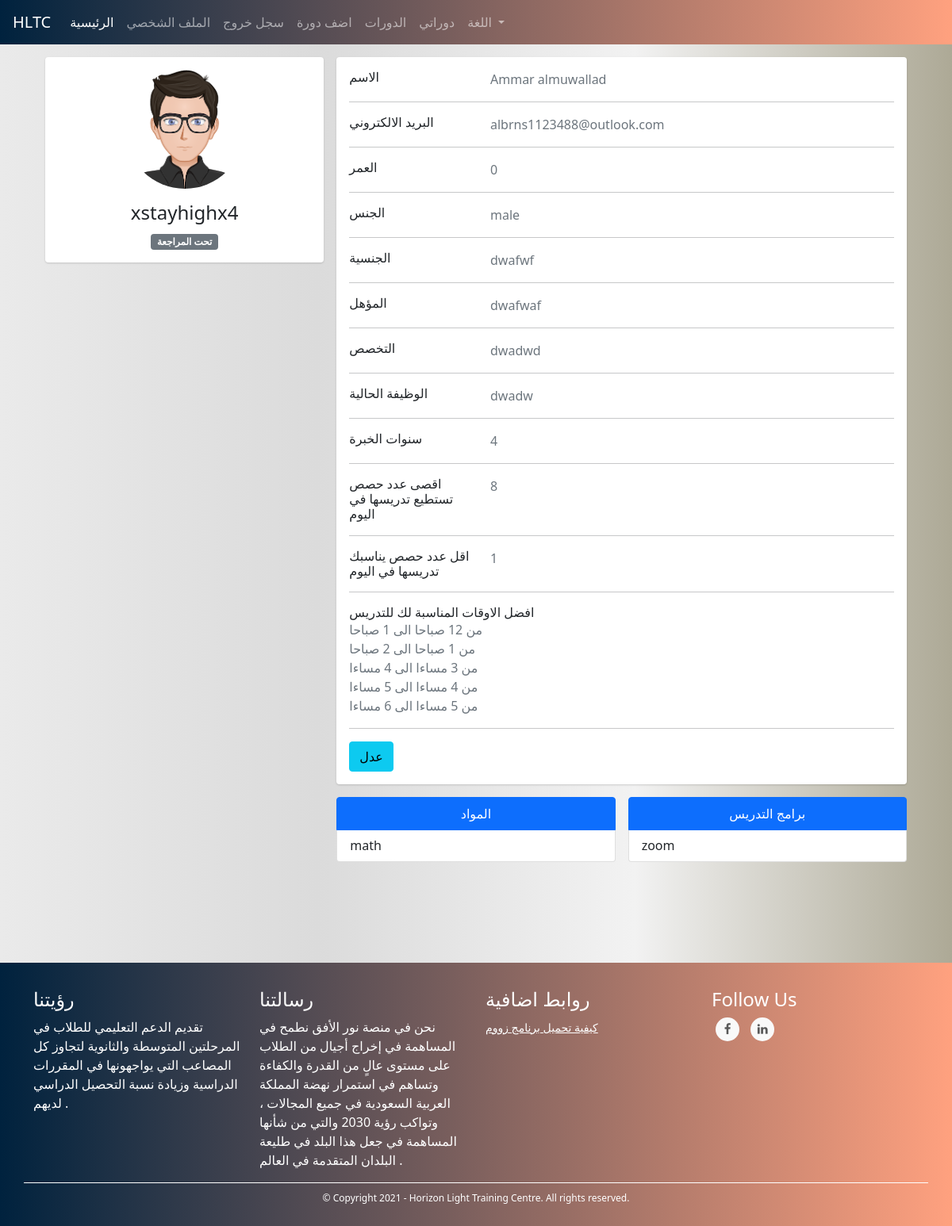
The app's page /tutors/profile (signed in), older data.
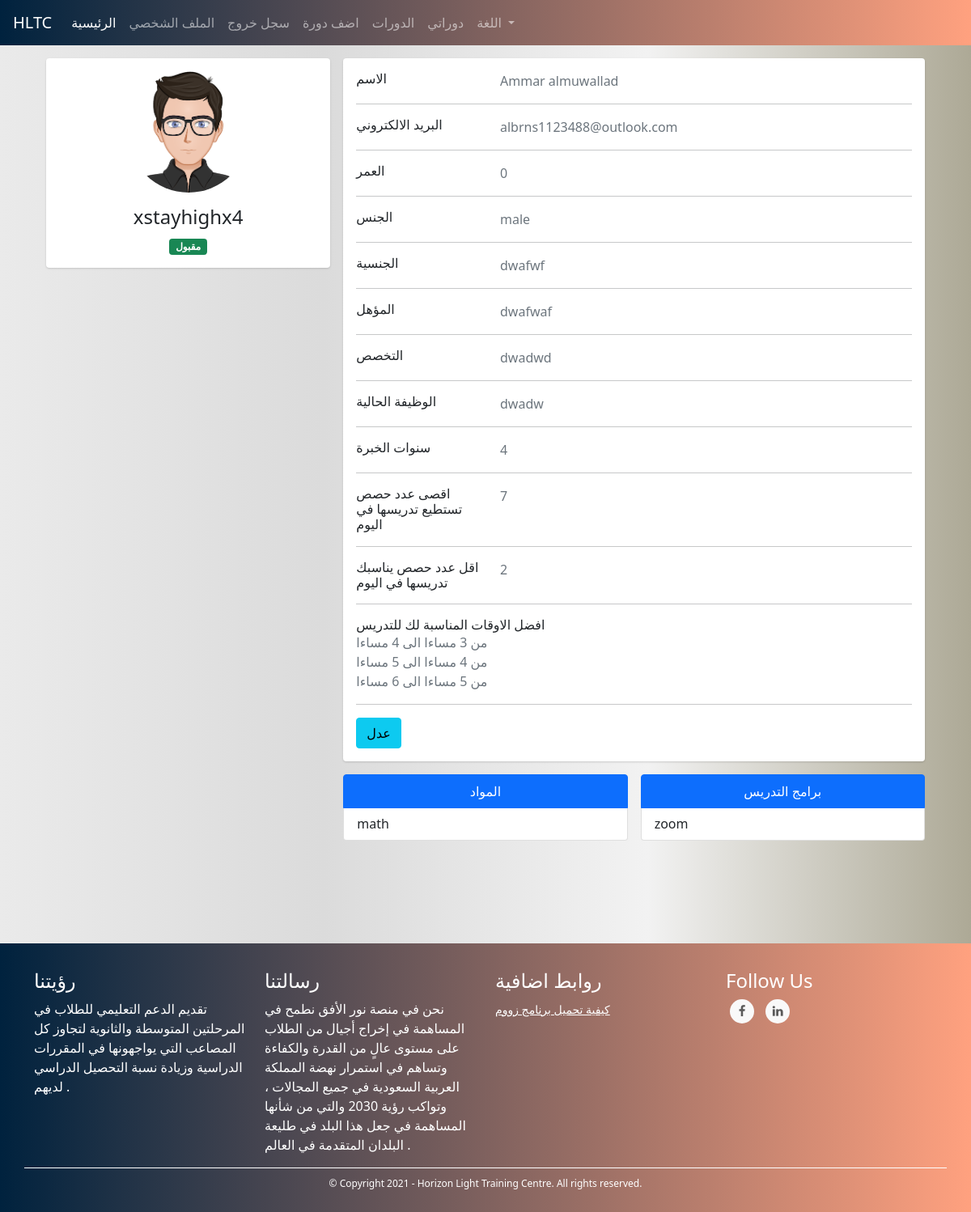
The same page, newer data.
### TUTOR/models.py (models this page shows, shortened)
class TutorDataModel(db.Model):
    id = db.Column(db.Integer, primary_key=True)
    date_of_birth = db.Column(db.DateTime, nullable=False)
    nationality = db.Column(db.String(30), nullable=False)
    qualification = db.Column(db.String(35), nullable=False)
    major = db.Column(db.String(35), nullable=False)
    current_job = db.Column(db.String(50), nullable=False)
    _subjects = db.Column(db.String(), nullable=False) # [subject1, subject2, ...]
    years_of_experience = db.Column(db.Integer, nullable=False)
    _tools_used_for_online_tutoring = db.Column(db.String(), nullable=False) # [tool1, tool2, ...]
    max_classes_per_day = db.Column(db.String(), nullable=False)
    min_classes_per_day = db.Column(db.String(), nullable=False)
    most_convenietnt_periods = db.Column(db.String(), nullable=False) # [period1, period2, ...]
    is_accepted = db.Column(db.Boolean, nullable=False, default=False)
    courses = db.relationship('CourseModel', backref='tutor')
    user_id = db.Column(db.Integer, db.ForeignKey('user_model.id'))
    @property
    def age(self):
        return int((datetime.date(datetime.utcnow()) - datetime.date(self.date_of_birth)).days / 365)
    @property
    def subjects(self):
        return json.loads(self._subjects)
    @property
    def tools_used_for_online_tutoring(self):
        return json.loads(self._tools_used_for_online_tutoring)
    @property
    def periods(self):
        return json.loads(self.most_convenietnt_periods)
    @property
    def classes_times(self):
        lst = self.periods
        times_list = []
        for period in lst:
            times_list.append(CLASSES_TIMES[int(period) - 1][1])
        return times_list

### TUTOR/TUTORS/routes.py (the view)
@tutors_blueprint.route("/tutors/profile", methods=["GET", "POST"])
@login_required(["tutor"])
def profile():
    return render_template("tutors/new_profile.html")

### TUTOR/TUTORS/routes.py (called while the page is built)
@tutors_blueprint.context_processor
def utility_processor():
    return dict(get_language_text=LngObj.get_language_text, get_current_page_language_list=LngObj.get_current_page_language_list, languages=LANGUAGES, admin_types=ADMIN_TYPES, settings=SiteSettingsModel.instance(), classes_times=CLASSES_TIMES)

### TUTOR/models.py (called while the page is built)
@login_manager.user_loader
def load_user(user_id):
    return UserModel.query.get(int(user_id))

    @property
    def full_name(self):
        return self.first_name + " " + self.last_name

    @property
    def gender(self):
        return "male" if self._gender else "female"

    @classmethod
    def instance(cls):
        return cls.query.get(1)

### TUTOR/utils/utils.py (called while the page is built)
def login_required(roles=[]):
	def wrapper(fn):
		@wraps(fn)
		def decorated_view(*args, **kwargs):
			if request.method in EXEMPT_METHODS:
				return fn(*args, **kwargs)
			elif current_app.login_manager._login_disabled:
				return fn(*args, **kwargs)
			elif not current_user.is_authenticated:
				return current_app.login_manager.unauthorized()
			role = current_user.user_type
			if ( (role not in roles) and (roles != []) ):
				return current_app.login_manager.unauthorized()
			return fn(*args, **kwargs)
		return decorated_view
	return wrapper

### TUTOR/templates/tutors/new_profile.html (shortened to what the changed rows need)
{% extends "template.html" %}
{% block content %}
<link rel="stylesheet" href="{{ url_for('static', filename='css/students/profile.css') }}">
<div class="container">
    <div class="main-body">
          <div class="row gutters-sm">
            <div class="col-md-4 mb-3">
              <div class="card">
                <div class="card-body">
                  <div class="d-flex flex-column align-items-center text-center">
                    <div class="mt-3">
                      <h4>{{ current_user.username }}</h4>
                      {% if current_user.tutor_data_model.is_accepted %}
                      <span class="badge bg-success">مقبول</span>
                      {% else %}
                      <span class="badge bg-secondary">تحت المراجعة</span>
                      {% endif %}
                    </div>
                  </div>
                </div>
              </div>
            </div>
            <div class="col-md-8">
              <div class="card mb-3">
                <div class="card-body">
                  <div class="row">
                    <div class="col-sm-3">
                      <h6 class="mb-0">العمر</h6>
                    </div>
                    <div class="col-sm-9 text-secondary">
                      {{ current_user.tutor_data_model.age }}
                    </div>
                  </div>
                  <div class="row">
                    <div class="col-sm-3">
                      <h6 class="mb-0">الجنسية</h6>
                    </div>
                    <div class="col-sm-9 text-secondary">
                      {{ current_user.tutor_data_model.nationality }}
                    </div>
                  </div>
                  <div class="row">
                    <div class="col-sm-3">
                      <h6 class="mb-0">المؤهل</h6>
                    </div>
                    <div class="col-sm-9 text-secondary">
                      {{ current_user.tutor_data_model.qualification }}
                    </div>
                  </div>
                  <div class="row">
                    <div class="col-sm-3">
                      <h6 class="mb-0">التخصص</h6>
                    </div>
                    <div class="col-sm-9 text-secondary">
                      {{ current_user.tutor_data_model.major }}
                    </div>
                  </div>
                  <div class="row">
                    <div class="col-sm-3">
                      <h6 class="mb-0">الوظيفة الحالية</h6>
                    </div>
                    <div class="col-sm-9 text-secondary">
                      {{ current_user.tutor_data_model.current_job }}
                    </div>
                  </div>
                  <div class="row">
                    <div class="col-sm-3">
                      <h6 class="mb-0">سنوات الخبرة</h6>
                    </div>
                    <div class="col-sm-9 text-secondary">
                      {{ current_user.tutor_data_model.years_of_experience }}
                    </div>
                  </div>
                  <div class="row">
                    <div class="col-sm-3">
                      <h6 class="mb-0">اقصى عدد حصص  تستطيع تدريسها في اليوم</h6>
                    </div>
                    <div class="col-sm-9 text-secondary">
                      {{ current_user.tutor_data_model.max_classes_per_day }}
                    </div>
                  </div>
                  <div class="row">
                    <div class="col-sm-3">
                      <h6 class="mb-0">اقل عدد حصص  يناسبك تدريسها في اليوم</h6>
                    </div>
                    <div class="col-sm-9 text-secondary">
                      {{ current_user.tutor_data_model.min_classes_per_day }}
                    </div>
                  </div>
                  {% for time in current_user.tutor_data_model.classes_times %}
                  <div class="row">
                    <div class="col-sm-9 text-secondary">
                      {{ time }}
                    </div>
                  </div>
                  {% endfor %}
                </div>
              </div>
            </div>
          </div>
        </div>
    </div>
    <br><br><br><br>
{% endblock %}

Row changes from the older to the newer data that the page shows:
changed TutorDataModel "dwafwf": is_accepted False → True (drawn); tutor_data_model.max_classes_per_day "8" → "7"; tutor_data_model.min_classes_per_day "1" → "2"
Text that changed along with them:
text no longer shown: "تحت المراجعة"
text now shown: "مقبول"
list line gone: "من 12 صباحا الى 1 صباحا"
list line gone: "من 1 صباحا الى 2 صباحا"
